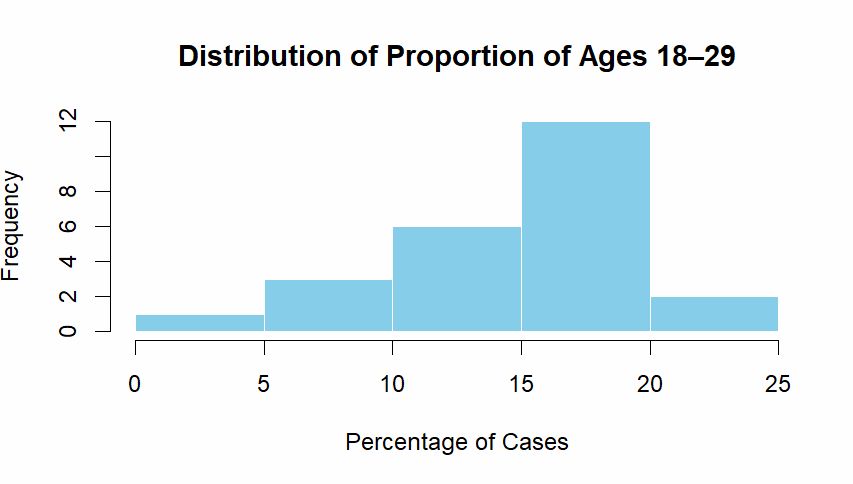

The script that drew this image:
# Data Summary and Exploration
summary(df2)

# Grouped summary by period
aggregate(perc_18_29 ~ period, data = df2, FUN = summary)

# Histogram for age group distributions
hist(df2$perc_18_29,
     main = "Distribution of Proportion of Ages 18–29",
     xlab = "Percentage of Cases",
     col = "skyblue",
     border = "white")
